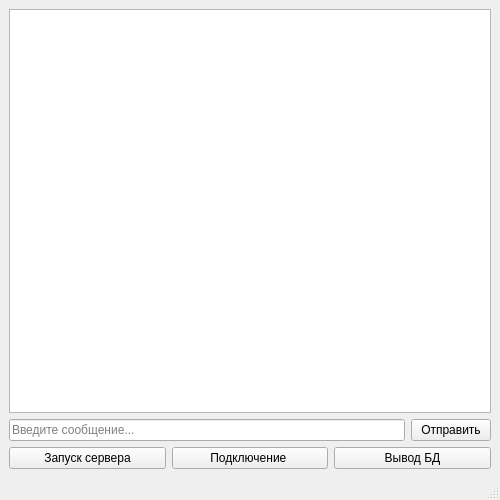
<?xml version="1.0" encoding="UTF-8"?>
<ui version="4.0">
 <class>MainWindow</class>
 <widget class="QMainWindow" name="MainWindow">
  <property name="geometry">
   <rect>
    <x>0</x>
    <y>0</y>
    <width>500</width>
    <height>500</height>
   </rect>
  </property>
  <property name="windowTitle">
   <string>Simple Chat</string>
  </property>
  <widget class="QWidget" name="centralwidget">
   <layout class="QVBoxLayout" name="verticalLayout">
    <item>
     <widget class="QPlainTextEdit" name="chatDisplay">
      <property name="readOnly">
       <bool>true</bool>
      </property>
     </widget>
    </item>
    <item>
     <layout class="QHBoxLayout" name="horizontalLayout">
      <item>
       <widget class="QLineEdit" name="messageEdit">
        <property name="placeholderText">
         <string>Введите сообщение...</string>
        </property>
       </widget>
      </item>
      <item>
       <widget class="QPushButton" name="sendButton">
        <property name="text">
         <string>Отправить</string>
        </property>
       </widget>
      </item>
     </layout>
    </item>
    <item>
     <layout class="QHBoxLayout" name="horizontalLayout_2">
      <item>
       <widget class="QPushButton" name="startServerButton">
        <property name="text">
         <string>Запуск сервера</string>
        </property>
       </widget>
      </item>
      <item>
       <widget class="QPushButton" name="connectButton">
        <property name="text">
         <string>Подключение </string>
        </property>
       </widget>
      </item>
      <item>
       <widget class="QPushButton" name="showDbButton">
        <property name="text">
         <string>Вывод БД</string>
        </property>
       </widget>
      </item>
     </layout>
    </item>
   </layout>
  </widget>
  <widget class="QMenuBar" name="menubar">
   <property name="geometry">
    <rect>
     <x>0</x>
     <y>0</y>
     <width>500</width>
     <height>25</height>
    </rect>
   </property>
  </widget>
  <widget class="QStatusBar" name="statusbar"/>
 </widget>
 <resources/>
 <connections/>
</ui>
